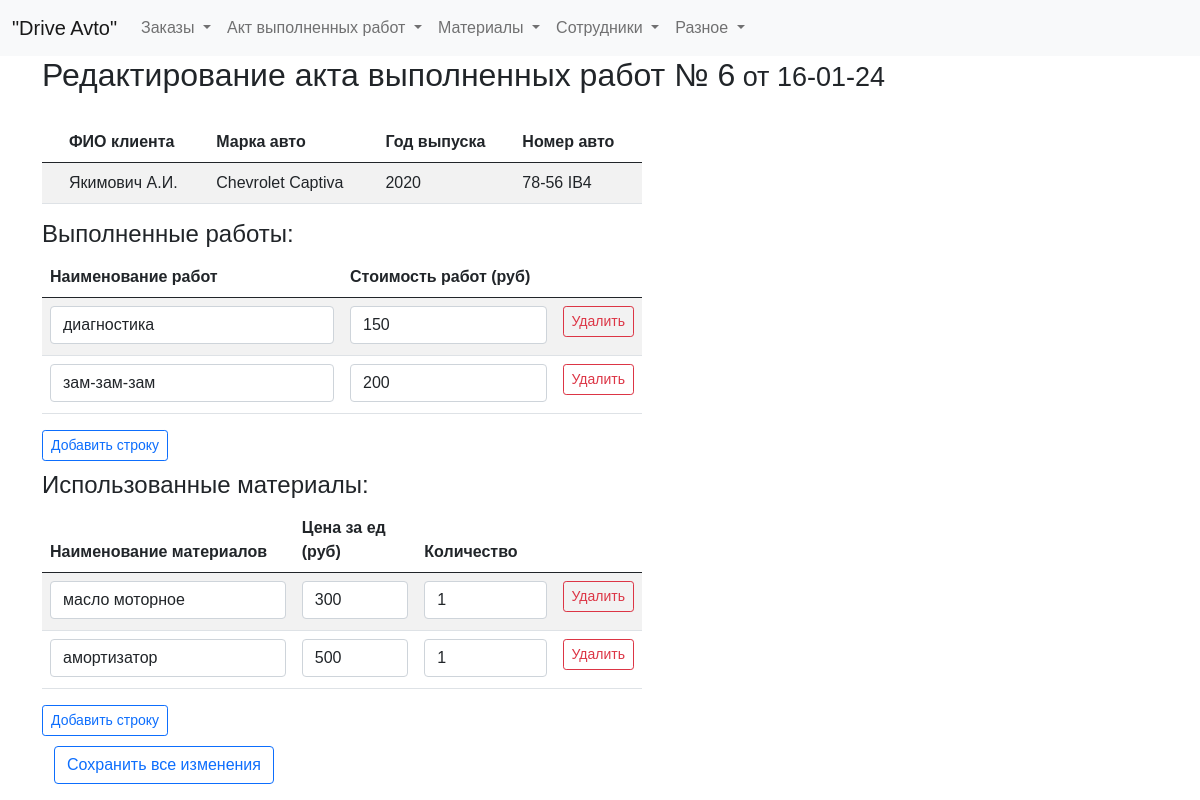
Page /edit_final_act/6 on the earlier database version.
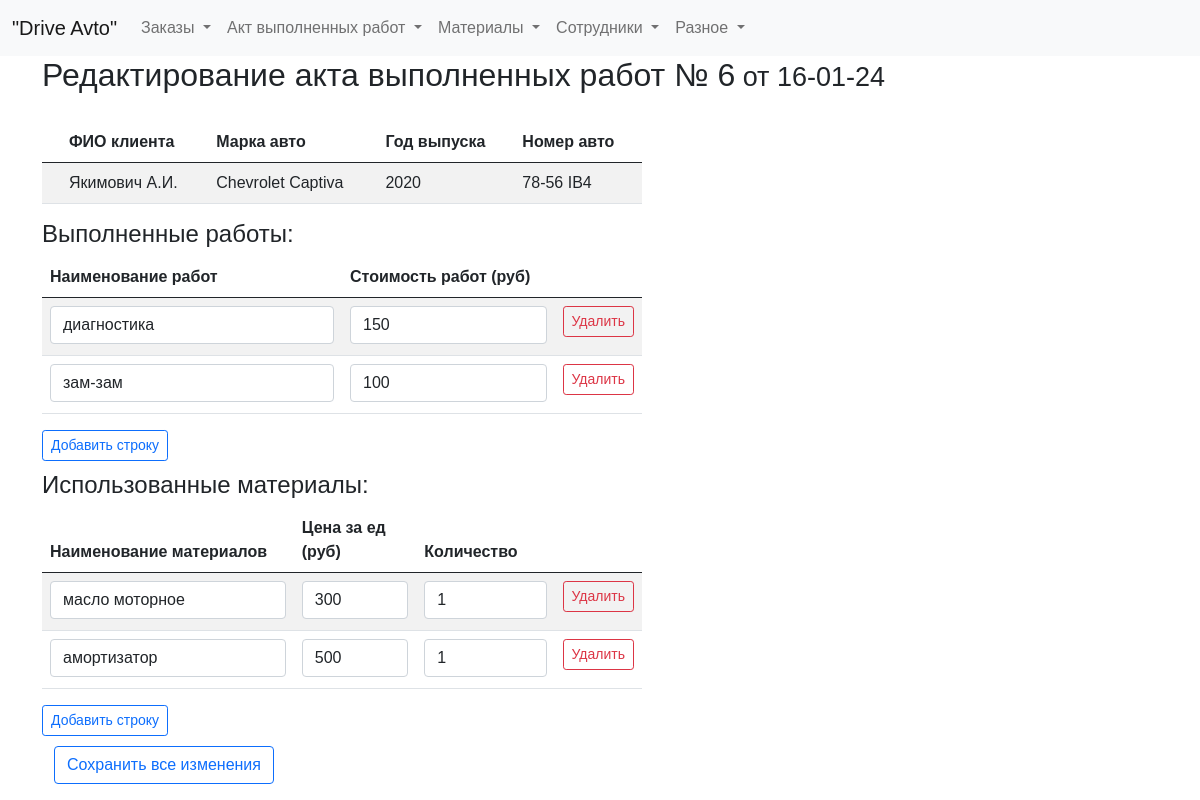
Same page on the later database version.
### tables this page shows
CREATE TABLE act (
id integer PRIMARY KEY AUTOINCREMENT,
id_act integer NOT NULL,
date_act text NOT NULL,
name_work text NOT NULL,
price_work integer NOT NULL,
FOREIGN KEY (id_act) REFERENCES log (id_act)
);

CREATE TABLE stock_minus (
id INTEGER PRIMARY KEY AUTOINCREMENT,
name TEXT NOT NULL,
quantity INTEGER NOT NULL,
price_unit INTEGER NOT NULL,
id_act INTEGER NOT NULL,
FOREIGN KEY (id_act) REFERENCES act(id_act)
);

### fcompany.py (the view)
@app.route('/edit_final_act/<int:entry_id>')
def edit_final_act(entry_id):
    entry_data = dbase.get_final_act(entry_id)
    print(f"Entry data: {entry_data}")
    print('edit_final_ac - entry_id: ', entry_id)
    return render_template('edit_final_act.html', title="Редактировать", entry_data=entry_data)

### fcompany.py (called while the page is built)
def connect_db():  # общая функция для установления соединения с БД
    conn = sqlite3.connect(app.config['DATABASE'])
    conn.row_factory = sqlite3.Row  # записи будут представлены не в виде кортежей, а в виде словаря (для исп в шаблонах)
    return conn

def get_db():
    if not hasattr(g, 'link_db'):
        g.link_db = connect_db()
    return g.link_db

@app.before_request
def before_request():
    global dbase
    db = get_db()
    dbase = FDataBase(db)

### templates/edit_final_act.html (shortened to what this page needs)
{% extends 'base.html' %}
{% block content %}
<h2>Редактирование акта выполненных работ № {{ entry_data.main.id_act }}<span style="font-family: 'Arial', sans-serif; font-size: 27px;">
    от {{ entry_data.main.date_act }}</span></h2>
<form action="/save_edit_final_act/{{ entry_data.main.id_act }}" method="post">
    <div class="table-responsive">
        <table id="myTable" class="table table-striped" style="max-width: 100%;">
            <thead>
                <tr>
                    <th scope="col"></th>
                    <th scope="col">ФИО клиента</th>
                    <th scope="col">Марка авто</th>
                    <th scope="col">Год выпуска</th>
                    <th scope="col">Номер авто</th>
                </tr>
            </thead>
            <tbody>
                <tr>
                    <th scope="row"></th>
                    <td>{{ entry_data.main.name_customer }}</td>
                    <td>{{ entry_data.main.brand_car }}</td>
                    <td>{{ entry_data.main.year_car }}</td>
                    <td>{{ entry_data.main.number_car }}</td>
                </tr>
            </tbody>
        </table>
    </div>
    <h4>Выполненные работы:</h4>
    <div class="table-responsive">
        <table id="workTable" class="table table-striped">
            <thead>
                <tr>
                    <th scope="col">Наименование работ</th>
                    <th scope="col">Стоимость работ (руб)</th>
                    <th scope="col"></th>
                </tr>
            </thead>
            <tbody>
                {% for work in entry_data.works %}
                <tr>
                    <td><input type="text" name="name_work[]" class="form-control" value="{{ work.name_work }}" ></td>
                    <td><input type="number" name="price_work[]" class="form-control" value="{{ work.price_work }}"></td>
                    <td><button type="button" class="btn btn-outline-danger btn-sm" onclick="deleteWorkRow(this)">Удалить</button></td>
                </tr>
                {% endfor %}
            </tbody>
        </table>
        <button type="button" class="btn btn-outline-primary btn-sm" onclick="addWorkRow()">Добавить строку</button>
    </div>
    <h4>Использованные материалы:</h4>
    <div class="table-responsive">
        <table id="materialTable" class="table table-striped">
            <thead>
                <tr>
                    <th scope="col">Наименование материалов</th>
                    <th scope="col">Цена за ед (руб)</th>
                    <th scope="col">Количество</th>
                    <th scope="col"></th>
                </tr>
            </thead>
            <tbody>
                {% for material in entry_data.materials %}
                <tr>
                    <td><input type="text" name="name[]" class="form-control" value="{{ material.name }}"></td>
                    <td><input type="number" name="price_unit[]" class="form-control" value="{{ material.price_unit }}"></td>
                    <td><input type="number" name="quantity[]" class="form-control" value="{{ material.quantity }}"></td>
                    <td><button type="button" class="btn btn-outline-danger btn-sm" onclick="deleteRow(this)">Удалить</button></td>
                </tr>
                {% endfor %}
            </tbody>
        </table>
        <button type="button" class="btn btn-outline-primary btn-sm" onclick="addMaterialRow()">Добавить строку</button>
    </div>
    <div class="container">
        <button type="submit" class="btn btn-outline-primary">Сохранить все изменения</button>
    </div>
</form>
{% endblock %}

Differences in the rows shown:
removed act: name_work "зам-зам-зам", price_work "200"
added act: name_work "зам-зам", price_work "100"
